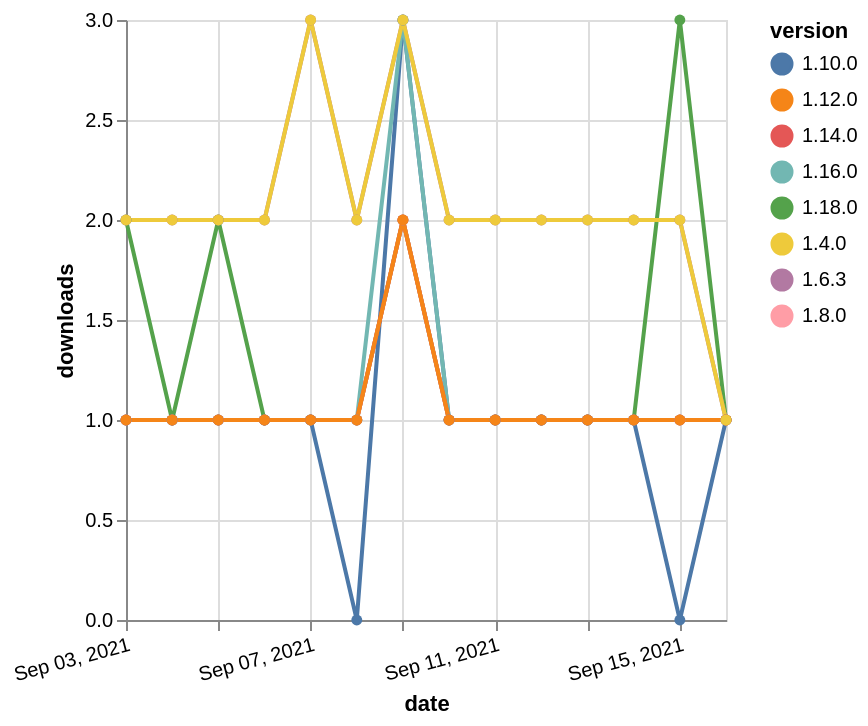

Write a Vega-Lite specification for this figure.
### Vega-Lite specification from a JSON file in a GitHub repository (floating-point values rounded to 4 significant figures)
{"$schema": "https://vega.github.io/schema/vega-lite/v5.json", "description": "A simple bar chart with embedded data.", "data": {"values": [{"date": "2021-09-03", "total": 122, "delta": 2, "version": "1.18.0"}, {"date": "2021-09-04", "total": 123, "delta": 1, "version": "1.18.0"}, {"date": "2021-09-05", "total": 125, "delta": 2, "version": "1.18.0"}, {"date": "2021-09-06", "total": 126, "delta": 1, "version": "1.18.0"}, {"date": "2021-09-07", "total": 127, "delta": 1, "version": "1.18.0"}, {"date": "2021-09-08", "total": 128, "delta": 1, "version": "1.18.0"}, {"date": "2021-09-09", "total": 130, "delta": 2, "version": "1.18.0"}, {"date": "2021-09-10", "total": 131, "delta": 1, "version": "1.18.0"}, {"date": "2021-09-11", "total": 132, "delta": 1, "version": "1.18.0"}, {"date": "2021-09-12", "total": 133, "delta": 1, "version": "1.18.0"}, {"date": "2021-09-13", "total": 134, "delta": 1, "version": "1.18.0"}, {"date": "2021-09-14", "total": 135, "delta": 1, "version": "1.18.0"}, {"date": "2021-09-15", "total": 138, "delta": 3, "version": "1.18.0"}, {"date": "2021-09-16", "total": 139, "delta": 1, "version": "1.18.0"}, {"date": "2021-09-03", "total": 252, "delta": 1, "version": "1.8.0"}, {"date": "2021-09-04", "total": 253, "delta": 1, "version": "1.8.0"}, {"date": "2021-09-05", "total": 254, "delta": 1, "version": "1.8.0"}, {"date": "2021-09-06", "total": 255, "delta": 1, "version": "1.8.0"}, {"date": "2021-09-07", "total": 256, "delta": 1, "version": "1.8.0"}, {"date": "2021-09-08", "total": 257, "delta": 1, "version": "1.8.0"}, {"date": "2021-09-09", "total": 259, "delta": 2, "version": "1.8.0"}, {"date": "2021-09-10", "total": 260, "delta": 1, "version": "1.8.0"}, {"date": "2021-09-11", "total": 261, "delta": 1, "version": "1.8.0"}, {"date": "2021-09-12", "total": 262, "delta": 1, "version": "1.8.0"}, {"date": "2021-09-13", "total": 263, "delta": 1, "version": "1.8.0"}, {"date": "2021-09-14", "total": 264, "delta": 1, "version": "1.8.0"}, {"date": "2021-09-15", "total": 265, "delta": 1, "version": "1.8.0"}, {"date": "2021-09-16", "total": 266, "delta": 1, "version": "1.8.0"}, {"date": "2021-09-03", "total": 203, "delta": 1, "version": "1.10.0"}, {"date": "2021-09-04", "total": 204, "delta": 1, "version": "1.10.0"}, {"date": "2021-09-05", "total": 205, "delta": 1, "version": "1.10.0"}, {"date": "2021-09-06", "total": 206, "delta": 1, "version": "1.10.0"}, {"date": "2021-09-07", "total": 207, "delta": 1, "version": "1.10.0"}, {"date": "2021-09-08", "total": 207, "delta": 0, "version": "1.10.0"}, {"date": "2021-09-09", "total": 210, "delta": 3, "version": "1.10.0"}, {"date": "2021-09-10", "total": 211, "delta": 1, "version": "1.10.0"}, {"date": "2021-09-11", "total": 212, "delta": 1, "version": "1.10.0"}, {"date": "2021-09-12", "total": 213, "delta": 1, "version": "1.10.0"}, {"date": "2021-09-13", "total": 214, "delta": 1, "version": "1.10.0"}, {"date": "2021-09-14", "total": 215, "delta": 1, "version": "1.10.0"}, {"date": "2021-09-15", "total": 215, "delta": 0, "version": "1.10.0"}, {"date": "2021-09-16", "total": 216, "delta": 1, "version": "1.10.0"}, {"date": "2021-09-03", "total": 2278, "delta": 2, "version": "1.6.3"}, {"date": "2021-09-04", "total": 2280, "delta": 2, "version": "1.6.3"}, {"date": "2021-09-05", "total": 2282, "delta": 2, "version": "1.6.3"}, {"date": "2021-09-06", "total": 2284, "delta": 2, "version": "1.6.3"}, {"date": "2021-09-07", "total": 2287, "delta": 3, "version": "1.6.3"}, {"date": "2021-09-08", "total": 2289, "delta": 2, "version": "1.6.3"}, {"date": "2021-09-09", "total": 2292, "delta": 3, "version": "1.6.3"}, {"date": "2021-09-10", "total": 2294, "delta": 2, "version": "1.6.3"}, {"date": "2021-09-11", "total": 2296, "delta": 2, "version": "1.6.3"}, {"date": "2021-09-12", "total": 2298, "delta": 2, "version": "1.6.3"}, {"date": "2021-09-13", "total": 2300, "delta": 2, "version": "1.6.3"}, {"date": "2021-09-14", "total": 2302, "delta": 2, "version": "1.6.3"}, {"date": "2021-09-15", "total": 2304, "delta": 2, "version": "1.6.3"}, {"date": "2021-09-16", "total": 2305, "delta": 1, "version": "1.6.3"}, {"date": "2021-09-03", "total": 198, "delta": 1, "version": "1.16.0"}, {"date": "2021-09-04", "total": 199, "delta": 1, "version": "1.16.0"}, {"date": "2021-09-05", "total": 200, "delta": 1, "version": "1.16.0"}, {"date": "2021-09-06", "total": 201, "delta": 1, "version": "1.16.0"}, {"date": "2021-09-07", "total": 202, "delta": 1, "version": "1.16.0"}, {"date": "2021-09-08", "total": 203, "delta": 1, "version": "1.16.0"}, {"date": "2021-09-09", "total": 206, "delta": 3, "version": "1.16.0"}, {"date": "2021-09-10", "total": 207, "delta": 1, "version": "1.16.0"}, {"date": "2021-09-11", "total": 208, "delta": 1, "version": "1.16.0"}, {"date": "2021-09-12", "total": 209, "delta": 1, "version": "1.16.0"}, {"date": "2021-09-13", "total": 210, "delta": 1, "version": "1.16.0"}, {"date": "2021-09-14", "total": 211, "delta": 1, "version": "1.16.0"}, {"date": "2021-09-15", "total": 212, "delta": 1, "version": "1.16.0"}, {"date": "2021-09-16", "total": 213, "delta": 1, "version": "1.16.0"}, {"date": "2021-09-03", "total": 166, "delta": 1, "version": "1.14.0"}, {"date": "2021-09-04", "total": 167, "delta": 1, "version": "1.14.0"}, {"date": "2021-09-05", "total": 168, "delta": 1, "version": "1.14.0"}, {"date": "2021-09-06", "total": 169, "delta": 1, "version": "1.14.0"}, {"date": "2021-09-07", "total": 170, "delta": 1, "version": "1.14.0"}, {"date": "2021-09-08", "total": 171, "delta": 1, "version": "1.14.0"}, {"date": "2021-09-09", "total": 173, "delta": 2, "version": "1.14.0"}, {"date": "2021-09-10", "total": 174, "delta": 1, "version": "1.14.0"}, {"date": "2021-09-11", "total": 175, "delta": 1, "version": "1.14.0"}, {"date": "2021-09-12", "total": 176, "delta": 1, "version": "1.14.0"}, {"date": "2021-09-13", "total": 177, "delta": 1, "version": "1.14.0"}, {"date": "2021-09-14", "total": 178, "delta": 1, "version": "1.14.0"}, {"date": "2021-09-15", "total": 179, "delta": 1, "version": "1.14.0"}, {"date": "2021-09-16", "total": 180, "delta": 1, "version": "1.14.0"}, {"date": "2021-09-03", "total": 191, "delta": 1, "version": "1.12.0"}, {"date": "2021-09-04", "total": 192, "delta": 1, "version": "1.12.0"}, {"date": "2021-09-05", "total": 193, "delta": 1, "version": "1.12.0"}, {"date": "2021-09-06", "total": 194, "delta": 1, "version": "1.12.0"}, {"date": "2021-09-07", "total": 195, "delta": 1, "version": "1.12.0"}, {"date": "2021-09-08", "total": 196, "delta": 1, "version": "1.12.0"}, {"date": "2021-09-09", "total": 198, "delta": 2, "version": "1.12.0"}, {"date": "2021-09-10", "total": 199, "delta": 1, "version": "1.12.0"}, {"date": "2021-09-11", "total": 200, "delta": 1, "version": "1.12.0"}, {"date": "2021-09-12", "total": 201, "delta": 1, "version": "1.12.0"}, {"date": "2021-09-13", "total": 202, "delta": 1, "version": "1.12.0"}, {"date": "2021-09-14", "total": 203, "delta": 1, "version": "1.12.0"}, {"date": "2021-09-15", "total": 204, "delta": 1, "version": "1.12.0"}, {"date": "2021-09-16", "total": 205, "delta": 1, "version": "1.12.0"}, {"date": "2021-09-03", "total": 2355, "delta": 2, "version": "1.4.0"}, {"date": "2021-09-04", "total": 2357, "delta": 2, "version": "1.4.0"}, {"date": "2021-09-05", "total": 2359, "delta": 2, "version": "1.4.0"}, {"date": "2021-09-06", "total": 2361, "delta": 2, "version": "1.4.0"}, {"date": "2021-09-07", "total": 2364, "delta": 3, "version": "1.4.0"}, {"date": "2021-09-08", "total": 2366, "delta": 2, "version": "1.4.0"}, {"date": "2021-09-09", "total": 2369, "delta": 3, "version": "1.4.0"}, {"date": "2021-09-10", "total": 2371, "delta": 2, "version": "1.4.0"}, {"date": "2021-09-11", "total": 2373, "delta": 2, "version": "1.4.0"}, {"date": "2021-09-12", "total": 2375, "delta": 2, "version": "1.4.0"}, {"date": "2021-09-13", "total": 2377, "delta": 2, "version": "1.4.0"}, {"date": "2021-09-14", "total": 2379, "delta": 2, "version": "1.4.0"}, {"date": "2021-09-15", "total": 2381, "delta": 2, "version": "1.4.0"}, {"date": "2021-09-16", "total": 2382, "delta": 1, "version": "1.4.0"}]}, "width": "container", "mark": {"type": "line", "point": {"filled": true}}, "encoding": {"x": {"field": "date", "type": "temporal", "timeUnit": "yearmonthdate", "title": "date", "axis": {"labelAngle": -15}}, "y": {"field": "delta", "type": "quantitative", "title": "downloads"}, "color": {"field": "version", "type": "nominal"}, "tooltip": {"field": "delta"}}}
